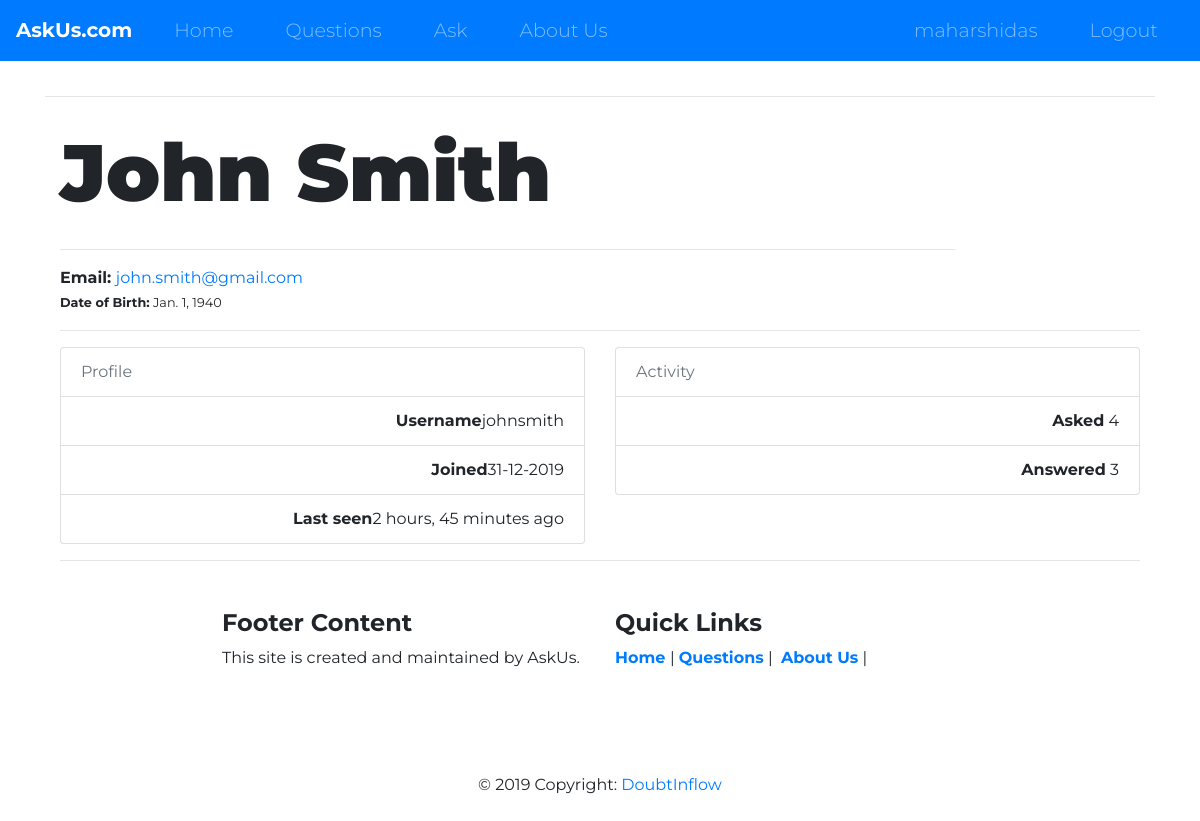
The page /profile/johnsmith/ (signed in) on the database its author committed.
### accounts/models.py (models this page shows, shortened)
class User(AbstractUser):
        username = models.CharField(max_length=256, unique=True, blank=False,
                                validators=[
                                        RegexValidator(
                                        regex = USERNAME_REGEX,
                                        message = 'Username can be Alpahnumeric and contain only @,#,$',
                                        code='invalid_username'
                                        )]
                                )
        first_name = models.CharField(max_length=256, blank=False,
                                  validators=[
                                        RegexValidator(
                                        regex = NAME_REGEX,
                                        message = 'Name must be Alphabetic',
                                        code='invalid_first_name'
                                        )]
                                )
        last_name = models.CharField(max_length=256, blank=False,
                                  validators=[
                                        RegexValidator(
                                        regex = NAME_REGEX,
                                        message = 'Name must be Alphabetic',
                                        code='invalid_last_name'
                                        )]
                                )
        email = models.EmailField(unique=True, blank=False)
        bio = models.CharField(max_length=512, blank=True)
        birth_date = models.DateField(null=True, blank=False)
        USERNAME_FIELD = 'email'
        REQUIRED_FIELDS = ['username']
        def get_absolute_url(self):
                return reverse("user_profile", kwargs={"username": self.username})

### accounts/views.py (the view)
# urls.py: re_path(r'^profile/(?P<username>\w+)/$', user_profile, name='user_profile'),
def user_profile(request, username=None):
    user_profile = get_object_or_404(User, username=username)
    user_questions = user_profile.question_set.all()
    context = { "user_profile": user_profile,
                 "user_questions": user_questions,
               }
    return render(request, "accounts/profile.html", context)

### accounts/templates/accounts/profile.html (shortened to what this page needs)
{% extends 'core/base.html' %}
{% block content %}
<hr>
<div class="container bootstrap snippet">
  <div class="row">
    <div class="col-sm-10">
      <h1>{{ user_profile.first_name }} {{ user_profile.last_name }}</h1>
      <hr>
      <strong>Email: </strong><a href="mailto:#">{{ user_profile.email }}</a><br>
      {% if user_profile.birth_date %}
      <small><b>Date of Birth:</b> {{ user_profile.birth_date }}</small><br>
      {% endif %}
    </div>
  </div>
  <hr>
  <div class="row">
    <div class="col-xs-6 col-md-6 col-sm-3">
      <ul class="list-group">
        <li class="list-group-item text-muted">Profile</li>
        <li class="list-group-item text-right"><span class="pull-left"><strong>Username</strong></span>{{ user_profile.username }}</li>
        <li class="list-group-item text-right"><span class="pull-left"><strong>Joined</strong></span>{{ user_profile.date_joined|date:'d-m-Y' }}</li>
        <li class="list-group-item text-right"><span class="pull-left"><strong>Last seen</strong></span>{{ user_profile.last_login|timesince }} ago</li>
      </ul>
    </div>
    <div class="col-xs-6 col-md-6 col-sm-3">
      <ul class="list-group">
        <li class="list-group-item text-muted">Activity</li>
        <li class="list-group-item text-right"><span class="pull-left"><strong>Asked</strong></span> {{ user_profile.question_set.count }}</li>
        <li class="list-group-item text-right"><span class="pull-left"><strong>Answered</strong></span> {{ user_profile.answer_set.count }}</li>
      </ul>
  </div>
{% endblock content %}

### core/templates/core/navbar.html (shortened to what this page needs)
  <nav class="navbar navbar-expand-lg navbar-dark bg-primary fixed-top">
    <a class="navbar-brand" href="">AskUs.com</a>
    <div class="collapse navbar-collapse" id="navbarTogglerDemo01">
      <ul class="navbar-nav mr-auto">
        <li class="nav-item">
          <a class="nav-link" href="{% url 'home' %}">Home</a>
        </li>
        <li class="nav-item">
          <a class="nav-link" href="{% url 'questions:question_list' %}">Questions</a>
        </li>
        <li class="nav-item">
          <a class="nav-link" href="{% url 'questions:question_ask' %}">Ask</a>
        </li>
        <li class="nav-item">
          <a class="nav-link" href="{% url 'about' %}">About Us</a>
        </li>
      </ul>
      <ul class="navbar-nav ml-auto">
        {% if request.user.is_authenticated %}
        <li class="nav-item">
          <a class="nav-link" href="{{user.get_absolute_url}}">{{user.username}}</a>
        </li>
        <li class="nav-item">
          <a class="nav-link" href="{% url 'logout' %}">Logout</a>
        </li>
        {% endif %}
      </ul>
    </div>
  </nav>

### core/static/css/styles.css (style rules this page uses)
body { font-family: "Montserrat"; }
.navbar-brand { font-weight: bold; }
.navbar { margin: 0 0 4.5rem; }
.nav-item { padding: 0 18px; }
.nav-link { font-size: 1.2rem; font-family: "Montserrat"; font-weight: 300; }
h1 { font-size: 5rem; font-weight: 900; line-height: 1.5; }

### rows shown on the page
User: username "maharshidas"
User: first_name "John", last_name "Smith", email "john.smith@gmail.com", birth_date "Jan. 1, 1940", username "johnsmith", date_joined "31-12-2019", last_login "2 hours, 45 minutes", question_set.count "4", answer_set.count "3"
